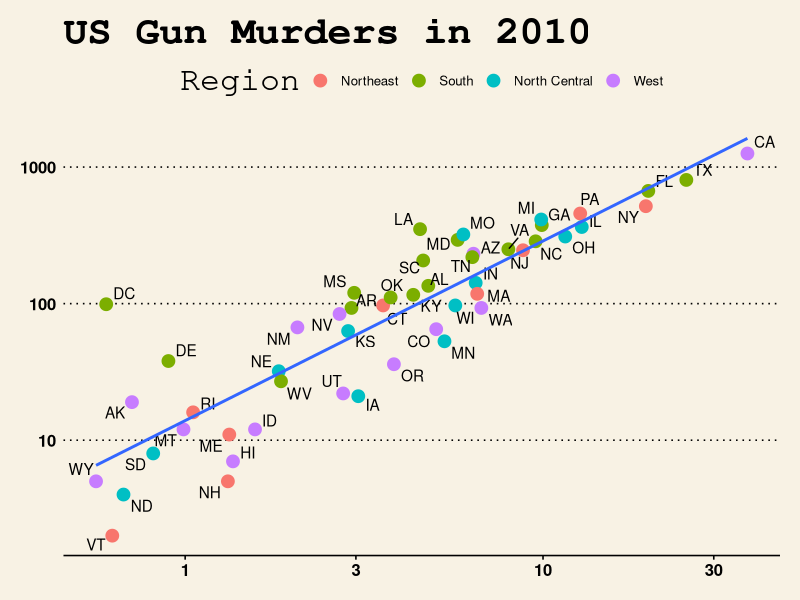

The R script that drew this image:
## ---- chunk 1
# loading packages 
library(tidyverse)
library(knitr)
library(ggthemes)
library(ggrepel)
library(dslabs)
## ---- chunk 2
# Load Data
kable(head(murders))

ggplot1 = murders %>% ggplot(mapping = aes(x=population/10^6, y=total)) 

  ggplot1 + geom_point(aes(col=region), size = 4) +
  geom_text_repel(aes(label=abb)) +
  scale_x_log10() +
  scale_y_log10() +
  geom_smooth(formula = "y~x", method=lm,se = F)+
  xlab("Populations in millions (log10 scale)") + 
  ylab("Total number of murders (log10 scale)") +
  ggtitle("US Gun Murders in 2010") +
  scale_color_discrete(name = "Region")+
      theme_wsj()
